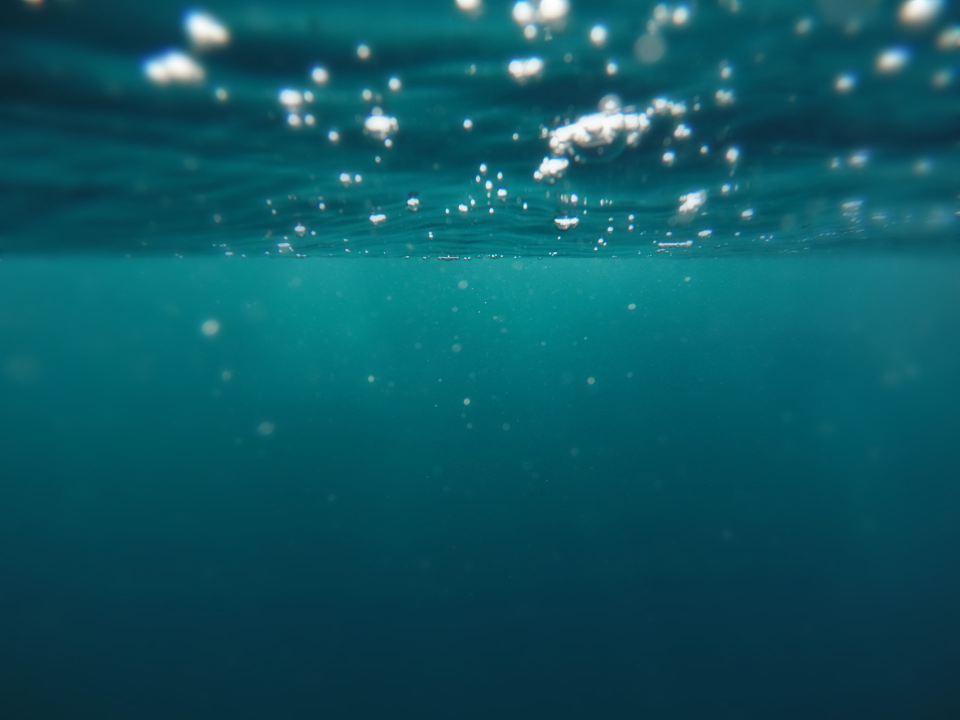
#> input picture #jekyll-theme-hydejack/assets/img/sidebar-bg.jpg, 1920 x 1440 px (shown at 1/2 size)
$ python resize.py '../#jekyll-theme-hydejack/assets/img/sidebar-bg.jpg' out
#> lines starting #> are read from the running program, lines starting #| are printed output that depends on the picture
#!/usr/bin/env python3

import sys
import os
import glob

try:
    import readline
    HAS_READLINE = True
except ImportError:
    HAS_READLINE = False

try:
    import tty
    import termios
    import select as _select
    HAS_TTY = True
except ImportError:
    HAS_TTY = False

try:
    from PIL import Image
except ImportError:
    print("Pillow is required. Install it with: pip install Pillow")
    sys.exit(1)

# (width, height, filename suffix)
SIZES = [
    (2560, 1440, ""),
    (1920, 1080, "@1x"),
    (960,  540,  "@0.5x"),
    (480,  270,  "@0.25x"),
]

FORMATS = [
    ("original", "Keep original format"),
    ("jpeg",     "Convert to JPEG"),
]

BOLD  = "\033[1m"
DIM   = "\033[2m"
RESET = "\033[0m"

# ---------------------------------------------------------------------------
# Path completion
# ---------------------------------------------------------------------------

# [54 lines left out: functions _make_path_completer, _setup_readline, _teardown_readline, read_key, not called in this run]

# ---------------------------------------------------------------------------
# Menu
# ---------------------------------------------------------------------------

def _clear(lines):
    sys.stdout.write(f"\033[{lines}A\033[J")
    sys.stdout.flush()

# [16 lines left out: function _render, not called in this run]


def run_menu(title, items, multi=True):
    """
    Interactive menu with arrow-key navigation.
    multi=True  → checkbox (space toggles, returns sorted list of indices)
    multi=False → radio    (space/arrows move selection, returns single index)
    Falls back to line-based input when stdin is not a tty.
    """
    n = len(items)
    cursor = 0
    selected = set(range(n)) if multi else 0

    if multi:
        hint = "↑↓ navigate   Space=toggle   a=all   1-9 jump   Enter=confirm"
    else:
        hint = "↑↓ navigate   Space=select   1-9 jump   Enter=confirm"

    total = n + 4  # title + hint + blank + n items + blank

    if not HAS_TTY or not sys.stdin.isatty():
        return _fallback(title, hint, items, multi, selected)

    _render(title, hint, items, cursor, selected, multi)
    error = False

    while True:
        key = read_key()
        error = False

        if key == '\x03':                           # Ctrl-C
            print()
            sys.exit(0)

        elif key == 'up':
            cursor = (cursor - 1) % n

        elif key == 'down':
            cursor = (cursor + 1) % n

        elif key == ' ':
            if multi:
                selected.discard(cursor) if cursor in selected else selected.add(cursor)
            else:
                selected = cursor

        elif key in '123456789':
            idx = int(key) - 1
            if 0 <= idx < n:
                cursor = idx                        # jump; space still needed to toggle/select

        elif key == 'a' and multi:
            if len(selected) == n:
                selected.clear()
            else:
                selected.update(range(n))

        elif key in ('\r', '\n'):
            if multi and not selected:
                error = True
            else:
                break

        _clear(total)
        _render(title, hint, items, cursor, selected, multi, error=error)

    return sorted(selected) if multi else selected


def _fallback(title, hint, items, multi, initial):
    """Line-based fallback for piped / non-tty input."""
#> called with title = 'Output format', multi = False, initial = 0
    n = len(items)
    selected = set(initial) if multi else initial

    def show():
        for i, label in enumerate(items):
            if multi:
                box = f"[{'x' if i in selected else ' '}]"
            else:
                box = f"({'●' if i == selected else ' '})"
            print(f"  {box} {i + 1}. {label}")
        print()

    print(f"{title}\n{hint}\n")
    show()

    while True:
        try:
            sys.stdout.write("Choice: ")
            sys.stdout.flush()
            raw = input().strip().lower()
        except EOFError:
            break

        if not raw:
            if multi and not selected:
                print("  (select at least one)")
                continue
            break

        if raw == 'a' and multi:
            if len(selected) == n:
                selected = set()
            else:
                selected = set(range(n))
        else:
            try:
                idx = int(raw) - 1
                if 0 <= idx < n:
                    if multi:
                        selected.discard(idx) if idx in selected else selected.add(idx)
                    else:
                        selected = idx
            except ValueError:
                pass

        show()

    return sorted(selected) if multi else selected

# ---------------------------------------------------------------------------
# Prompts
# ---------------------------------------------------------------------------

# [24 lines left out: functions prompt_path, prompt_quality, not called in this run]

# ---------------------------------------------------------------------------
# Main
# ---------------------------------------------------------------------------

def main():
    print("\n  Image Resizer\n" + "-" * 30)

    if len(sys.argv) >= 2:
        image_path = os.path.expanduser(sys.argv[1])
    else:
        image_path = prompt_path("Image path")

    if not image_path or not os.path.isfile(image_path):
        print(f"Error: file not found: {image_path}")
        sys.exit(1)

    if len(sys.argv) >= 3:
        output_dir = os.path.expanduser(sys.argv[2])
    else:
        default_out = os.path.dirname(os.path.abspath(image_path))
        output_dir = prompt_path("Output folder", default=default_out, dirs_only=True)

    if not output_dir:
        print("Error: no output folder specified.")
        sys.exit(1)

    os.makedirs(output_dir, exist_ok=True)
    print()

    format_idx = run_menu(
        "Output format",
        [label for _, label in FORMATS],
        multi=False,
    )
    chosen_format = FORMATS[format_idx][0]

    quality = None
    if chosen_format == "jpeg":
        quality = prompt_quality()

    print()

    size_items = []
    for w, h, suffix in SIZES:
        display = suffix if suffix else " (base)"
        size_items.append(f"{w}x{h:<12} → " + "{base}" + display)

    chosen_sizes = run_menu("Select sizes to export", size_items)

    base, src_ext = os.path.splitext(os.path.basename(image_path))
    out_ext = ".jpg" if chosen_format == "jpeg" else (src_ext or ".png")

    print(f"\nResizing {os.path.basename(image_path)}...\n")

    with Image.open(image_path) as img:
#> img is the input picture: PIL image 1920x1440 RGB; mean R, G, B 12, 86.3, 98.1
        for idx in chosen_sizes:
            w, h, suffix = SIZES[idx]
            resized = img.resize((w, h), Image.LANCZOS)

            if out_ext.lower() in (".jpg", ".jpeg") and resized.mode in ("RGBA", "P", "LA"):
                resized = resized.convert("RGB")

            out_name = f"{base}{suffix}{out_ext}"
            out_path = os.path.join(output_dir, out_name)

            save_kwargs = {}
            if out_ext.lower() in (".jpg", ".jpeg"):
                save_kwargs["quality"] = quality
                save_kwargs["optimize"] = True
            elif out_ext.lower() == ".webp" and quality is not None:
                save_kwargs["quality"] = quality

            resized.save(out_path, **save_kwargs)
            size_kb = os.path.getsize(out_path) / 1024
            print(f"  Saved  {w}x{h}  →  {out_name}  ({size_kb:.1f} KB)")
#> this loop made 4 passes
#> pass 1, in main, `resized = img.resize((w, h), Image.LANCZOS)`:
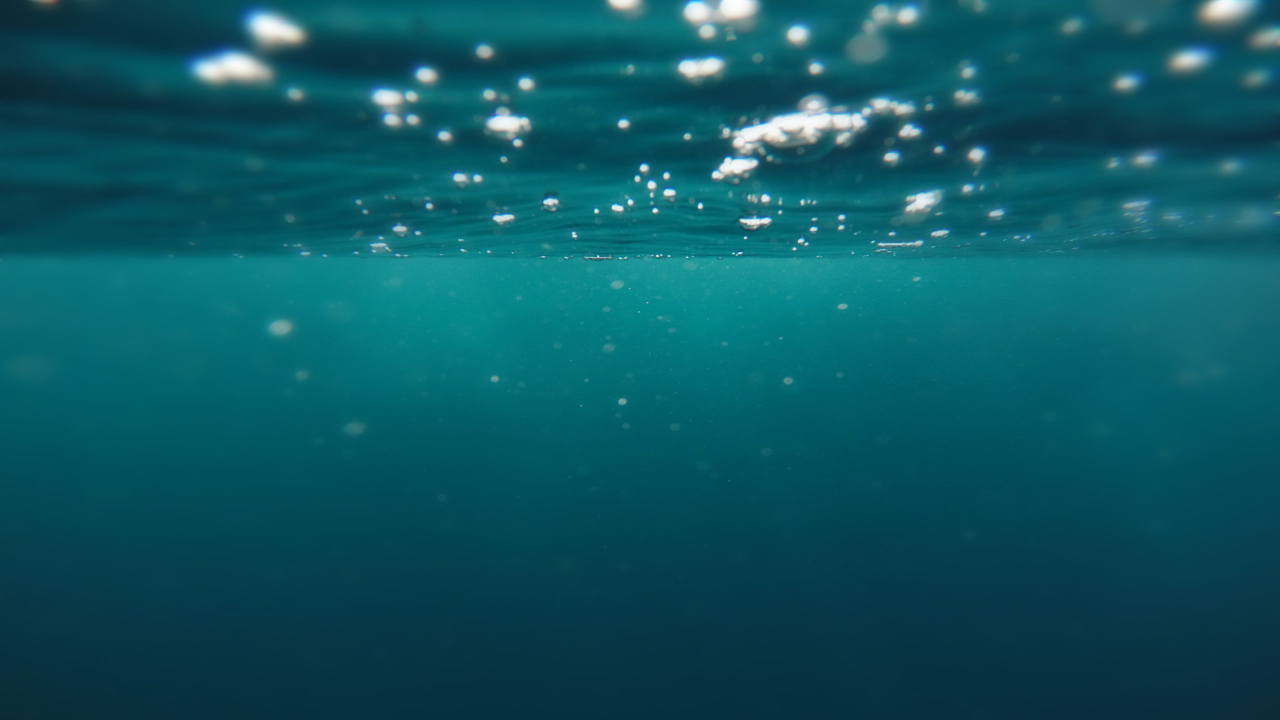
#> resized: PIL image 2560x1440 RGB (shown at 1/2 size); mean R, G, B 12, 86.3, 98.1
#> pass 3, in main, `resized = img.resize((w, h), Image.LANCZOS)`:
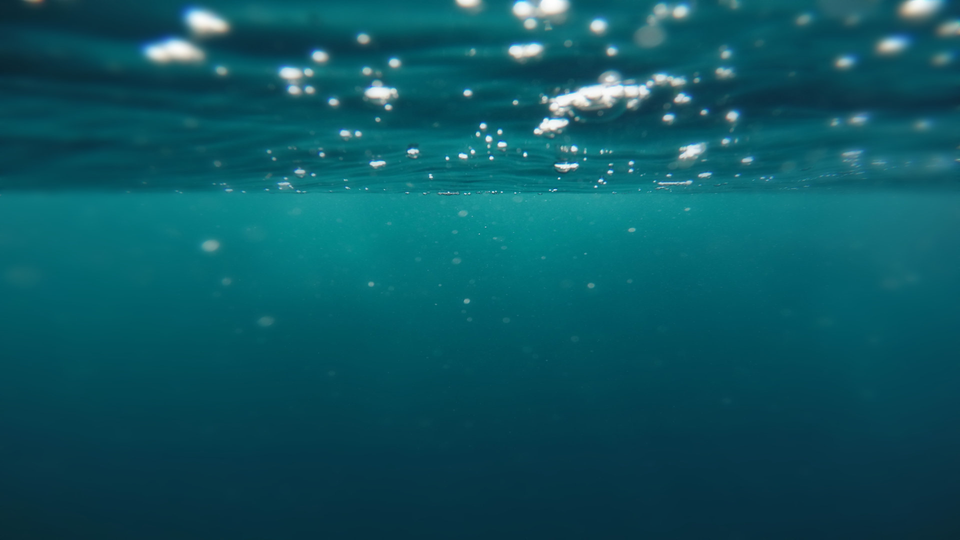
#> resized: PIL image 960x540 RGB; mean R, G, B 12, 86.3, 98.1

    print(f"\nDone. {len(chosen_sizes)} file(s) saved to {output_dir}\n")
#| Done. 4 file(s) saved to out


if __name__ == "__main__":
    main()
